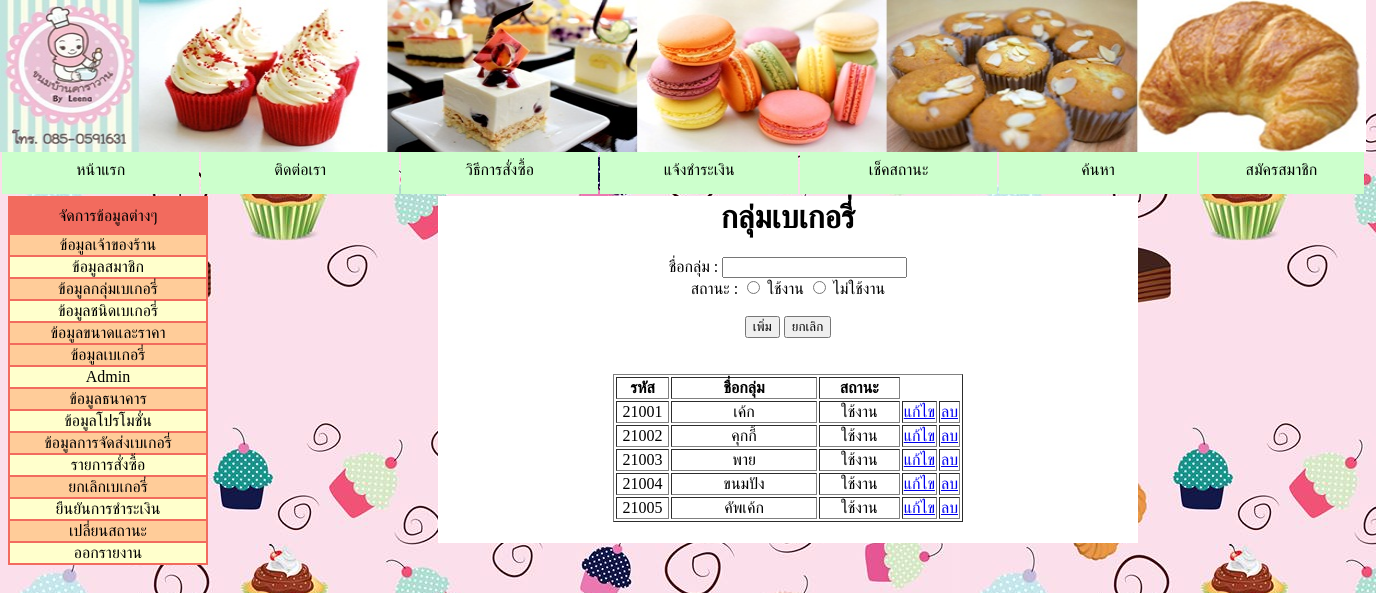
/basic/bk_group/group_form.php, run on the app's committed database.
### tables this page shows
CREATE TABLE `bakery_group` (
  `id_group` int(5) NOT NULL AUTO_INCREMENT,
  `name_group` varchar(15) NOT NULL,
  `status_group` char(1) NOT NULL,
  PRIMARY KEY (`id_group`)
);

### basic/bk_group/group_form.php (the view, shortened to what this page needs)
<html>
    <head>
        <link rel="stylesheet" href="group_form.css">
    </head>
    <body>
        <img class="logo-head" src="../image/logo.jpg"></div>
    <form action="group_add.php" method="post">
        <table class="menu-head">
            <tr align="center" valign="middle" bgcolor="#CCFFCC">
                <td width="120" align="center">หน้าแรก</td>
                <td width="120" align="center">ติดต่อเรา</td>
                <td width="120" height="20" align="center">วิธีการสั่งซื้อ</td>
                <td width="120" align="center">แจ้งชำระเงิน</td>
                <td width="120" align="center">เช็คสถานะ</td>
                <td width="120" align="center">ค้นหา</td>
                <td width="100">สมัครสมาชิก</td>
            </tr>
        </table>
        <tr>
            <td width="200">
                <table width="200" border="0" align="left" bgcolor="#F26B5E">
                    <tr align="center" bgcolor="#F26B5E">
                    <div class="menuleft">
                        <td height="35" >จัดการข้อมูลต่างๆ</td>
                        </tr>
                        <tr align="center" bgcolor="#FFFFCC">
                            <td bgcolor="#FFCC99"><a><span onclick="window.location = '../bk_owner/owner_form.php';" >ข้อมูลเจ้าของร้าน</span></a></td>
                        </tr>
                        <tr align="center" bgcolor="#FFFFCC">
                            <td><a><span onclick="window.location = '../bk_owner/owner_form.php';" >ข้อมูลสมาชิก</span></a></td>
                        </tr>
                        <tr align="center" bgcolor="#FFCC99">
                            <td bgcolor="#FFCC99"><a><span onclick="window.location = '../bk_group/group_form.php';" >ข้อมูลกลุ่มเบเกอรี่</span></a></td>
                        </tr>
                        <tr align="center" bgcolor="#FFFFCC">
                            <td><a><span onclick="window.location = '../bk_type/type_form.php';" >ข้อมูลชนิดเบเกอรี่</span></a></td>
                        </tr>
                        <tr align="center" bgcolor="#FFCC99">
                            <td><a><span onclick="window.location = '../bk_owner/owner_form.php';" >ข้อมูลขนาดและราคา</span></a></td>
                        </tr>
                        <tr align="center" bgcolor="#FFCC99">
                            <td><a><span onclick="window.location = '../bk_bakery/bk_form.php';" >ข้อมูลเบเกอรี่</span></a></td>
                        </tr>
                        <tr align="center" bgcolor="#FFFFCC">
                            <td><a><span onclick="window.location = '../bk_owner/owner_form.php';" >Admin</span></a></td>
                        </tr>
                        <tr align="center" bgcolor="#FFCC99">
                            <td><a><span onclick="window.location = '../bk_owner/owner_form.php';" >ข้อมูลธนาคาร</span></a></td>
                        </tr>
                        <tr align="center" bgcolor="#FFFFCC">
                            <td><a><span onclick="window.location = '../bk_owner/owner_form.php';" >ข้อมูลโปรโมชั่น</span></a></td>
                        </tr>
                        <tr align="center" bgcolor="#FFCC99">
                            <td><a><span onclick="window.location = '../bk_owner/owner_form.php';" >ข้อมูลการจัดส่งเบเกอรี่</span></a></td>
                        </tr>
                        <tr align="center" bgcolor="#FFFFCC">
                            <td><a><span onclick="window.location = '../bk_owner/owner_form.php';" >รายการสั่งซื้อ</span></a></td>
                        </tr>
                        <tr align="center" bgcolor="#FFCC99">
                            <td><a><span onclick="window.location = '../bk_owner/owner_form.php';" >ยกเลิกเบเกอรี่</span></a></td>
                        </tr>
                        <tr align="center" bgcolor="#FFFFCC">
                            <td><a><span onclick="window.location = '../bk_owner/owner_form.php';" >ยืนยันการชำระเงิน</span></a></td>
                        </tr>
                        <tr align="center" bgcolor="#FFCC99">
                            <td><a><span onclick="window.location = '../bk_owner/owner_form.php';" >เปลี่ยนสถานะ</span></a></td>
                        </tr>
                        <tr align="center" bgcolor="#FFFFCC">
                            <td><a><span onclick="window.location = '../bk_owner/owner_form.php';" >ออกรายงาน</span></a></td>
                        </tr></div>
                </table>
                <table width="700" bgcolor="#FFFFFF" align="center" >
                    <tr>
                        <td width="200" align="center">
                            <h1>กลุ่มเบเกอรี่</h1>
                            ชื่อกลุ่ม :
                            <input type="text" id="name_group" name="name_group" maxlength="15"> <br>
                            สถานะ :
                            <input type="radio" id="radio1" name="status_group"  value="1"> ใช้งาน
                            <input type="radio" id="radio2" name="status_group"  value="2"> ไม่ใช้งาน <br><br>
                            <input type="submit" id="bt1" class="btn-submit" name="submit"  value="เพิ่ม" onClick="alert('ยืนยันการบันทึก')">
                            <input type="reset" id="bt2" class="btn-submit" name="submit" value="ยกเลิก">
                            <br><br><br>
                            <table width="350" border="1">
                                <tr>
                                    <th width="50"><div align="center">รหัส</th></div>
                                    <th width="150"><div align="center">ชื่อกลุ่ม</th></div>
                                    <th width="80"><div align="center">สถานะ</th></div>
                                </tr>
                        </td>
                        <?php
                        $dbhost = "localhost";
                        $dbusername = "root";
                        $dbpassword = "";
                        $dbname = "bakery_online";
                        $conn = mysqli_connect($dbhost,
                                $dbusername,
                                $dbpassword,
                                $dbname);
                        mysqli_set_charset($conn,
                                'utf8');
                        $sql = "select * from bakery_group";
                        $query = mysqli_query($conn,
                                $sql) or die($sql);
                        while ($groupResult = mysqli_fetch_array($query)) {
                            echo "<tr>";
                            echo "<td align='center'>" . $groupResult['id_group'] . "</td>";
                            echo "<td align='center'>" . $groupResult['name_group'] . "</td>";
                            $status = $groupResult['status_group'];
                                    if($status == "1") {$status = "ใช้งาน";}
                                    else{$status = "ไม่ใช้งาน";}
                                    echo "<td align='center'>" . $status . "</td>";
                            echo "<td>"
                            ?>
                            <?php
                            echo"<td<center><a href ='form_update.php?name_group=$groupResult[name_group]'>แก้ไข </a></center></td>";
                            echo"<td><center><a href ='form_delete.php?name_group=$groupResult[name_group]'>ลบ </a></center></td>";
                        }
                        ?>
                    </tr>
                </table><br>
    </form>
</body>
</html>

### basic/bk_group/group_form.css (style rules this page uses)
.logo-head { position: static; margin-top: -8px; margin-left: -8px; height: 152px; width: 1366px; }
.menu-head { position: static; margin-top: -8px; margin-left: -8px; height: 52px; width: 1366px; }
body { background-image: url('../image/bg.jpg'); }

### data on the page
bakery_group: id_group "21001", name_group "เค้ก", status_group "ใช้งาน"
bakery_group: id_group "21002", name_group "คุกกี้", status_group "ใช้งาน"
bakery_group: id_group "21003", name_group "พาย", status_group "ใช้งาน"
bakery_group: id_group "21004", name_group "ขนมปัง", status_group "ใช้งาน"
bakery_group: id_group "21005", name_group "คัพเค้ก", status_group "ใช้งาน"
